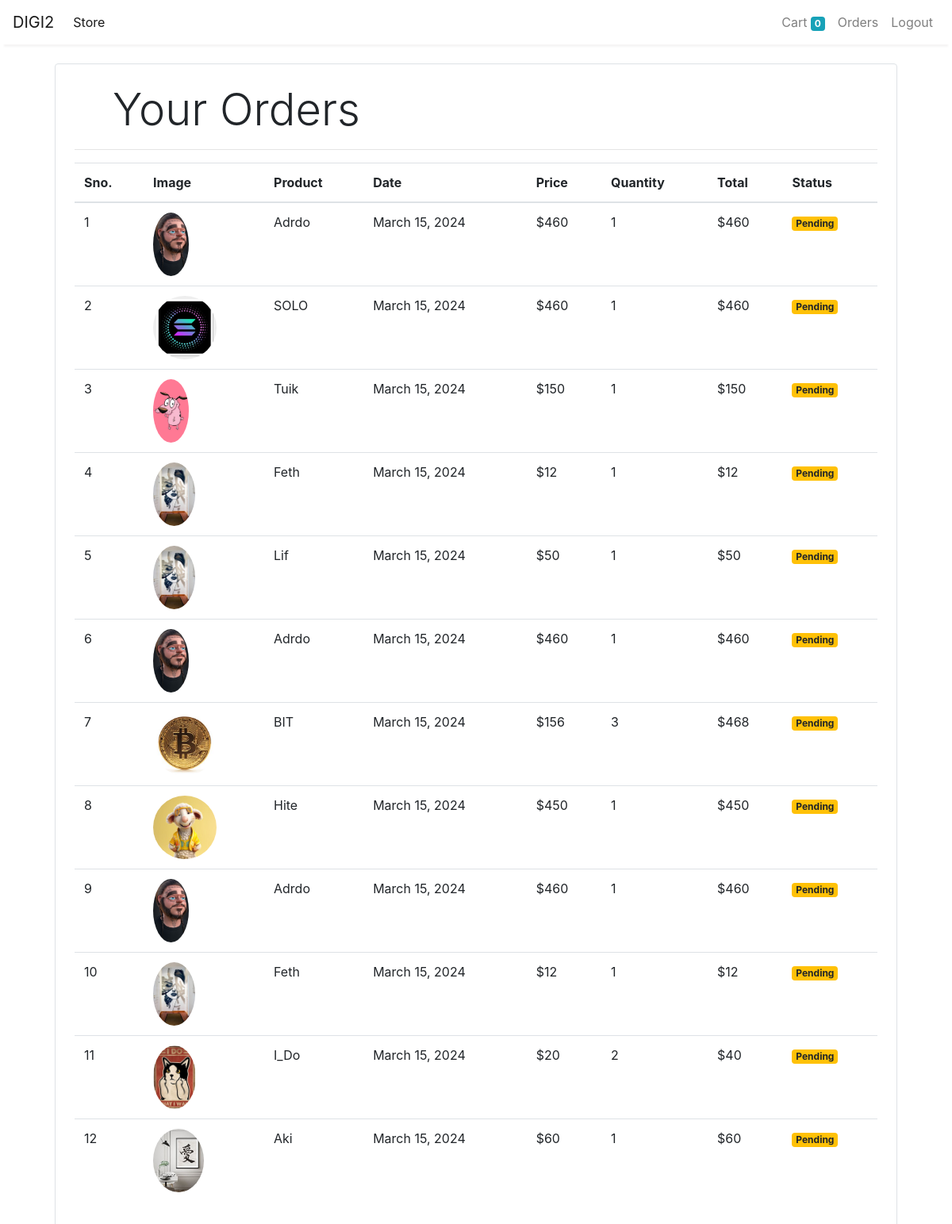
Screenshot of /orders (signed in) with the database file from the repository.
### store/models/orders.py (models this page shows, shortened)
class Order(models.Model):
    product = models.ForeignKey(Product,
                                on_delete=models.CASCADE)
    customer = models.ForeignKey(Customer,
                                 on_delete=models.CASCADE)
    quantity = models.IntegerField(default=1)
    price = models.IntegerField()
    address = models.CharField(max_length=50, default='', blank=True)
    phone = models.CharField(max_length=50, default='', blank=True)
    date = models.DateField(default=datetime.datetime.today)
    status = models.BooleanField(default=False)
    @staticmethod
    def get_orders_by_customer(customer_id):
        return Order.objects.filter(customer=customer_id).order_by('-date')

### store/models/product.py (models this page shows, shortened)
class Product(models.Model):
    name = models.CharField(max_length=50)
    price = models.IntegerField(default=0)
    category = models.ForeignKey(Category, on_delete=models.CASCADE, default=1)
    description = models.CharField(max_length=200, default='' , null=True , blank=True)
    image = models.ImageField(upload_to='uploads/products/')

### store/middlewares/auth.py (the view)
    def middleware(request):
        print(request.session.get('customer'))
        returnUrl = request.META['PATH_INFO']
        print(request.META['PATH_INFO'])
        if not request.session.get('customer'):
           return redirect(f'login?return_url={returnUrl}')
        response = get_response(request)
        return response

### store/templatetags/custom_filter.py (called while the page is built)
@register.filter(name='currency')
def currency(number):
    return "$"+str(number)

@register.filter(name='multiply')
def multiply(number , number1):
    return number * number1

### store/views/orders.py (called while the page is built)
    def get(self , request ):
        customer = request.session.get('customer')
        orders = Order.get_orders_by_customer(customer)
        print(orders)
        return render(request , 'orders.html'  , {'orders' : orders})

### store/templates/orders.html
{% extends 'base.html' %}
{% block content %}
{% load cart %}
{% load custom_filter %}
<div class="container">
   <div class="border rounded p-4 m-4">
        <p class="display-4 pl-4 ml-4">Your Orders</p>
        <hr>
        <table class="table">
            <thead>
                <tr>
                    <th>Sno.</th>
                    <th>Image</th>
                    <th>Product</th>
                    <th>Date</th>
                    <th>Price</th>
                    <th>Quantity</th>
                    <th>Total</th>
                    <th>Status</th>
                </tr>
            </thead>
            <tbody>
                {% for order in orders %}
                <tr>
                    <td>{{forloop.counter}}</td>
                    <td><img style="height: 80px;" class="rounded-circle" src="{{order.product.image.url}}" alt=""></td>
                    <td>{{order.product.name}}</td>
                    <td>{{order.date}}</td>
                    <td>{{order.price|currency}}</td>
                    <td>{{order.quantity}}</td>
                    <td>{{order.quantity|multiply:order.price|currency}}</td>
                    {% if order.status %}
                    <td><small class="badge badge-success">Completed</small></td>
                    {%else%}
                    <td><small class="badge badge-warning">Pending</small></td>
                    {% endif %}
                </tr>
                {% endfor %}
            </tbody>
        </table>
   </div>
</div>
{% endblock %}

### store/templates/base.html (shortened to what this page needs)
<!doctype html>
<html lang="en">
<head>
  <link rel="stylesheet" href="https://maxcdn.bootstrapcdn.com/bootstrap/4.0.0/css/bootstrap.min.css"
>
</head>
<body>
  <nav class="one-edge-shadow
  sticky-top navbar
  navbar-expand-lg
   navbar-light bg-white">
    <a class="navbar-brand" href="/">DIGI2</a>
    <div class="collapse navbar-collapse" id="navbarSupportedContent">
      <ul class="navbar-nav mr-auto">
        <li class="nav-item active">
          <a class="nav-link" href="/store">Store <span class="sr-only">(current)</span></a>
        </li>
      </ul>
      <ul class=" navbar-nav my-2 my-lg-0">
        <li class="nav-item ">
          <a class="nav-link" href="/cart">Cart
            <span class="badge badge-info">{{request.session.cart.keys|length}}</span>
            <span class="sr-only">(current)</span></a>
        </li>
        {% if request.session.customer %}
        <li class="nav-item ">
          <a class="nav-link" href="/orders">Orders<span class="sr-only">(current)</span></a>
        </li>
        <li class="nav-item ">
          <a class="nav-link" href="/logout">Logout<span class="sr-only">(current)</span></a>
        </li>
        {% endif %}
      </ul>
    </div>
  </nav>
    {% block content %}{% endblock %}
</body>
</html>

### store/templates/base.html (style rules this page uses)
nav { background-color: rgb(255, 255, 255); }
.one-edge-shadow { box-shadow: 0 8px 2px -5px rgb(246, 245, 245); }

### rows the page displays
Order: product.image (picture), product.name "Adrdo", date "March 15, 2024", price "$460", quantity "1", quantity|multiply "$460", status "Pending"
Order: product.image (picture), product.name "SOLO", date "March 15, 2024", price "$460", quantity "1", quantity|multiply "$460", status "Pending"
Order: product.image (picture), product.name "Tuik", date "March 15, 2024", price "$150", quantity "1", quantity|multiply "$150", status "Pending"
Order: product.image (picture), product.name "Feth", date "March 15, 2024", price "$12", quantity "1", quantity|multiply "$12", status "Pending"
Order: product.image (picture), product.name "Lif", date "March 15, 2024", price "$50", quantity "1", quantity|multiply "$50", status "Pending"
Order: product.image (picture), product.name "Adrdo", date "March 15, 2024", price "$460", quantity "1", quantity|multiply "$460", status "Pending"
Order: product.image (picture), product.name "BIT", date "March 15, 2024", price "$156", quantity "3", quantity|multiply "$468", status "Pending"
Order: product.image (picture), product.name "Hite", date "March 15, 2024", price "$450", quantity "1", quantity|multiply "$450", status "Pending"
Order: product.image (picture), product.name "Adrdo", date "March 15, 2024", price "$460", quantity "1", quantity|multiply "$460", status "Pending"
Order: product.image (picture), product.name "Feth", date "March 15, 2024", price "$12", quantity "1", quantity|multiply "$12", status "Pending"
Order: product.image (picture), product.name "I_Do", date "March 15, 2024", price "$20", quantity "2", quantity|multiply "$40", status "Pending"
Order: product.image (picture), product.name "Aki", date "March 15, 2024", price "$60", quantity "1", quantity|multiply "$60", status "Pending"

### other values shown
{{ request.session.cart.keys|length }} "0"
